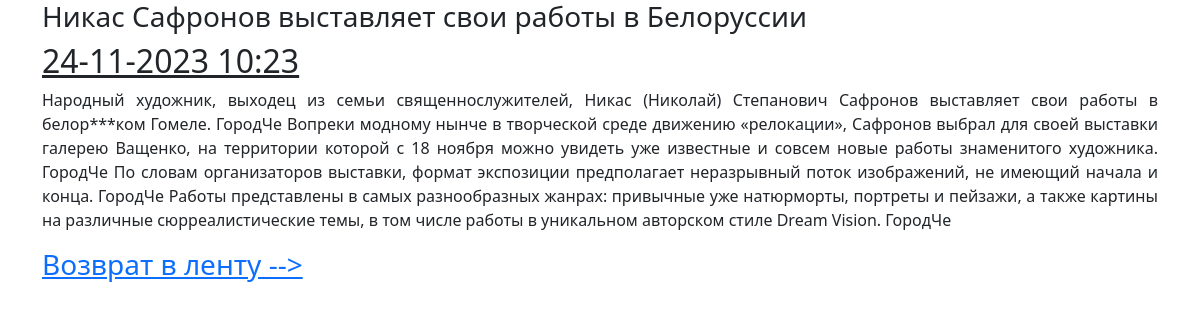
The page /news/2 on the database its author committed.
### news/models.py (models this page shows, shortened)
class Post(models.Model):
    article = "AR"
    news = "NW"
    author = models.ForeignKey(Author,on_delete=models.CASCADE)
    post_type_choices = [(article, 'Статья'), (news, 'Новость')]
    post_type = models.CharField(max_length=2, choices=post_type_choices)
    created_at = models.DateTimeField(auto_now_add=True)
    categories = models.ManyToManyField(Category, through='PostCategory')
    title = models.CharField(max_length=255)
    text = models.TextField()
    rating = models.IntegerField(default=0)

### news/views.py (the view)
# urls.py: path('<int:pk>', PostView.as_view()),
class PostView(DetailView):
    model = Post
    template_name = 'post.html'
    context_object_name = 'postView'

### news/templatetags/my_filters.py (called while the page is built)
@register.filter(name='censor')
def censor(value):
    if isinstance(value, str):
        result = str(value)
        for key in censor_dict.keys():
            result = result.replace(key, censor_dict[key])
        return result
    else:
        raise ValueError(f'Нельзя фильтровать то, что отличается от {type(value)}')

### templates/post.html (shortened to what this page needs)
{% extends 'default.html' %}
{% load my_filters %}
{% block content %}
<h3>{{ postView.title|censor }}</h3>
<h2><u>{{ postView.created_at|date:'d-m-Y H:i' }}</u></h2>
<p align="justify">{{ postView.text|censor }}</p>
<h3><a href="/news">Возврат в ленту --></a></h3>
{% endblock %}

### rows shown on the page
Post: created_at "24-11-2023 10:23", text|censor "Народный художник, выходец из семьи священнослужителей, Никас (Николай) Степанович Сафронов выставляет свои работы в белор***ком Гомеле. ГородЧе Вопреки модному нынче в творческой среде движению «релокации», Сафронов выбрал для своей выставки галерею Ващенко, на территории которой с 18 ноября можно увидеть уже известные и совсем новые работы знаменитого художника. ГородЧе По словам организаторов выставки, формат экспозиции предполагает неразрывный поток изображений, не имеющий начала и конца. ГородЧе Работы представлены в самых разнообразных жанрах: привычные уже натюрморты, портреты и пейзажи, а также картины на различные сюрреалистические темы, в том числе работы в уникальном авторском…"
